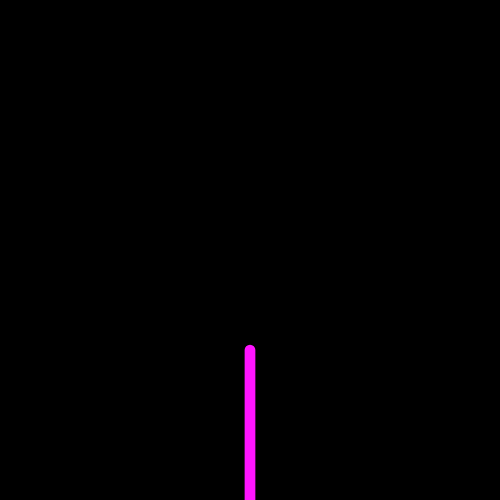
Frame 1 (no input)
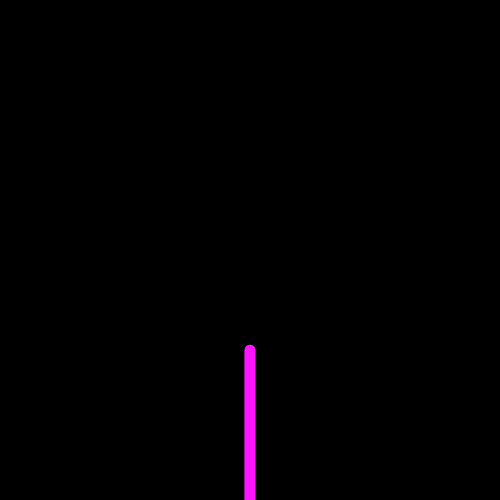
Frame 2 (the mouse pressed at the canvas centre, redrawn once)

The p5.js sketch that drew these frames (run headless with seeded random() and noise() and a simulated clock; the mouse was pressed at the canvas centre and the sketch redrawn once):

// p5.js sketch
// ── sketch.js
var mul = 0.8;
var drawCount = 0;
var angle = 0;

function setup() {    
	createCanvas(500, 500);
	stroke(255);
	background(0);
	angle = PI/4;
}

function draw() {
	console.log("draw()");

	noLoop();
	// background(50); 
    translate(width/2, height);
    
	drawBranch(150);
}

function drawBranch(len) {
	// console.log("drawBranch()");

		strokeWeight(len/14);
		stroke(255 * len/150, 20, 105 + len);

		// console.log("drwa line");
		line(0, 0, 0, -len);
		translate(0, -len);
    
    
	if (len > 4) {
	setTimeout(function() {
		// var r = random(1);
		// if (r > 0.2) {
			// push(); // save
				rotate(angle );
				drawBranch(len * mul);
			// pop(); // restore
		// }
		// var r2 = random(1);
		// if (r2 > 0.1) {
			// push(); // save
			// 	rotate(-angle );
			// 	drawBranch(len * mul);
			// pop();
		// }

	}, 1000);
	}
}
